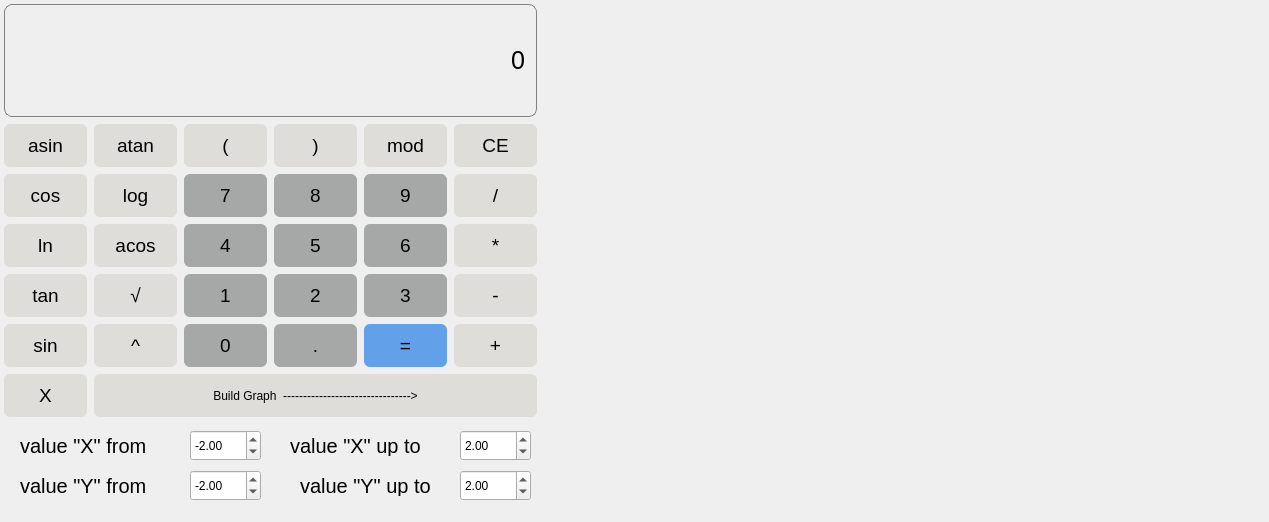
<?xml version="1.0" encoding="UTF-8"?>
<ui version="4.0">
 <class>MainWindow</class>
 <widget class="QMainWindow" name="MainWindow">
  <property name="geometry">
   <rect>
    <x>0</x>
    <y>0</y>
    <width>1269</width>
    <height>522</height>
   </rect>
  </property>
  <property name="windowTitle">
   <string>MainWindow</string>
  </property>
  <widget class="QWidget" name="centralwidget">
   <widget class="QLabel" name="result_show">
    <property name="geometry">
     <rect>
      <x>0</x>
      <y>0</y>
      <width>541</width>
      <height>121</height>
     </rect>
    </property>
    <property name="font">
     <font>
      <pointsize>-1</pointsize>
     </font>
    </property>
    <property name="layoutDirection">
     <enum>Qt::LeftToRight</enum>
    </property>
    <property name="styleSheet">
     <string notr="true">QObject {
	border: 1px solid grey;
	border-radius: 8px;
	margin: 4px;
	padding: 5px;
	font-size: 25px;
}</string>
    </property>
    <property name="text">
     <string>0</string>
    </property>
    <property name="alignment">
     <set>Qt::AlignRight|Qt::AlignTrailing|Qt::AlignVCenter</set>
    </property>
   </widget>
   <widget class="QPushButton" name="pushButton_ln">
    <property name="geometry">
     <rect>
      <x>0</x>
      <y>220</y>
      <width>91</width>
      <height>51</height>
     </rect>
    </property>
    <property name="font">
     <font>
      <pointsize>14</pointsize>
     </font>
    </property>
    <property name="styleSheet">
     <string notr="true">QPushButton {
	border-radius: 6px;
	background-color: rgb(222, 221, 218);
	margin: 4px
}

QPushButton:hover:!pressed {
	border: 1px solid black;
}
</string>
    </property>
    <property name="text">
     <string>ln</string>
    </property>
   </widget>
   <widget class="QPushButton" name="pushButton_sin">
    <property name="geometry">
     <rect>
      <x>0</x>
      <y>320</y>
      <width>91</width>
      <height>51</height>
     </rect>
    </property>
    <property name="font">
     <font>
      <pointsize>14</pointsize>
     </font>
    </property>
    <property name="styleSheet">
     <string notr="true">QPushButton {
	border-radius: 6px;
	background-color: rgb(222, 221, 218);
	margin: 4px
}

QPushButton:hover:!pressed {
	border: 1px solid black;
}
</string>
    </property>
    <property name="text">
     <string>sin</string>
    </property>
   </widget>
   <widget class="QPushButton" name="pushButton_stage">
    <property name="geometry">
     <rect>
      <x>90</x>
      <y>320</y>
      <width>91</width>
      <height>51</height>
     </rect>
    </property>
    <property name="font">
     <font>
      <pointsize>14</pointsize>
     </font>
    </property>
    <property name="styleSheet">
     <string notr="true">QPushButton {
	border-radius: 6px;
	background-color: rgb(222, 221, 218);
	margin: 4px
}

QPushButton:hover:!pressed {
	border: 1px solid black;
}
</string>
    </property>
    <property name="text">
     <string>^</string>
    </property>
   </widget>
   <widget class="QPushButton" name="pushButton_tan">
    <property name="geometry">
     <rect>
      <x>0</x>
      <y>270</y>
      <width>91</width>
      <height>51</height>
     </rect>
    </property>
    <property name="font">
     <font>
      <pointsize>14</pointsize>
     </font>
    </property>
    <property name="styleSheet">
     <string notr="true">QPushButton {
	border-radius: 6px;
	background-color: rgb(222, 221, 218);
	margin: 4px
}

QPushButton:hover:!pressed {
	border: 1px solid black;
}
</string>
    </property>
    <property name="text">
     <string>tan</string>
    </property>
   </widget>
   <widget class="QPushButton" name="pushButton_acos">
    <property name="geometry">
     <rect>
      <x>90</x>
      <y>220</y>
      <width>91</width>
      <height>51</height>
     </rect>
    </property>
    <property name="font">
     <font>
      <pointsize>14</pointsize>
     </font>
    </property>
    <property name="styleSheet">
     <string notr="true">QPushButton {
	border-radius: 6px;
	background-color: rgb(222, 221, 218);
	margin: 4px
}

QPushButton:hover:!pressed {
	border: 1px solid black;
}
</string>
    </property>
    <property name="text">
     <string>acos</string>
    </property>
   </widget>
   <widget class="QPushButton" name="pushButton_sqrt">
    <property name="geometry">
     <rect>
      <x>90</x>
      <y>270</y>
      <width>91</width>
      <height>51</height>
     </rect>
    </property>
    <property name="font">
     <font>
      <pointsize>14</pointsize>
     </font>
    </property>
    <property name="styleSheet">
     <string notr="true">QPushButton {
	border-radius: 6px;
	background-color: rgb(222, 221, 218);
	margin: 4px
}

QPushButton:hover:!pressed {
	border: 1px solid black;
}
</string>
    </property>
    <property name="text">
     <string>√</string>
    </property>
   </widget>
   <widget class="QPushButton" name="pushButton_cos">
    <property name="geometry">
     <rect>
      <x>0</x>
      <y>170</y>
      <width>91</width>
      <height>51</height>
     </rect>
    </property>
    <property name="font">
     <font>
      <pointsize>14</pointsize>
     </font>
    </property>
    <property name="styleSheet">
     <string notr="true">QPushButton {
	border-radius: 6px;
	background-color: rgb(222, 221, 218);
	margin: 4px
}

QPushButton:hover:!pressed {
	border: 1px solid black;
}
</string>
    </property>
    <property name="text">
     <string>cos</string>
    </property>
   </widget>
   <widget class="QPushButton" name="pushButton_asin">
    <property name="geometry">
     <rect>
      <x>0</x>
      <y>120</y>
      <width>91</width>
      <height>51</height>
     </rect>
    </property>
    <property name="font">
     <font>
      <pointsize>14</pointsize>
     </font>
    </property>
    <property name="styleSheet">
     <string notr="true">QPushButton {
	border-radius: 6px;
	background-color: rgb(222, 221, 218);
	margin: 4px
}

QPushButton:hover:!pressed {
	border: 1px solid black;
}
</string>
    </property>
    <property name="text">
     <string>asin</string>
    </property>
   </widget>
   <widget class="QPushButton" name="pushButton_log">
    <property name="geometry">
     <rect>
      <x>90</x>
      <y>170</y>
      <width>91</width>
      <height>51</height>
     </rect>
    </property>
    <property name="font">
     <font>
      <pointsize>14</pointsize>
     </font>
    </property>
    <property name="styleSheet">
     <string notr="true">QPushButton {
	border-radius: 6px;
	background-color: rgb(222, 221, 218);
	margin: 4px
}

QPushButton:hover:!pressed {
	border: 1px solid black;
}
</string>
    </property>
    <property name="text">
     <string>log</string>
    </property>
   </widget>
   <widget class="QPushButton" name="pushButton_atan">
    <property name="geometry">
     <rect>
      <x>90</x>
      <y>120</y>
      <width>91</width>
      <height>51</height>
     </rect>
    </property>
    <property name="font">
     <font>
      <pointsize>14</pointsize>
     </font>
    </property>
    <property name="styleSheet">
     <string notr="true">QPushButton {
	border-radius: 6px;
	background-color: rgb(222, 221, 218);
	margin: 4px
}

QPushButton:hover:!pressed {
	border: 1px solid black;
}
</string>
    </property>
    <property name="text">
     <string>atan</string>
    </property>
   </widget>
   <widget class="QPushButton" name="pushButton_dot">
    <property name="geometry">
     <rect>
      <x>270</x>
      <y>320</y>
      <width>91</width>
      <height>51</height>
     </rect>
    </property>
    <property name="font">
     <font>
      <pointsize>14</pointsize>
     </font>
    </property>
    <property name="styleSheet">
     <string notr="true">QPushButton {
	border-radius: 6px;
	background-color: rgba(96, 101, 101, 130);
	margin: 4px
}

QPushButton:hover:!pressed {
	border: 1px solid black;
}
</string>
    </property>
    <property name="text">
     <string>.</string>
    </property>
   </widget>
   <widget class="QPushButton" name="pushButton_7">
    <property name="geometry">
     <rect>
      <x>180</x>
      <y>170</y>
      <width>91</width>
      <height>51</height>
     </rect>
    </property>
    <property name="font">
     <font>
      <pointsize>14</pointsize>
     </font>
    </property>
    <property name="styleSheet">
     <string notr="true">QPushButton {
	border-radius: 6px;
	background-color: rgba(96, 101, 101, 130);
	margin: 4px
}

QPushButton:hover:!pressed {
	border: 1px solid black;
}
</string>
    </property>
    <property name="text">
     <string>7</string>
    </property>
   </widget>
   <widget class="QPushButton" name="pushButton_4">
    <property name="geometry">
     <rect>
      <x>180</x>
      <y>220</y>
      <width>91</width>
      <height>51</height>
     </rect>
    </property>
    <property name="font">
     <font>
      <pointsize>14</pointsize>
     </font>
    </property>
    <property name="styleSheet">
     <string notr="true">QPushButton {
	border-radius: 6px;
	background-color: rgba(96, 101, 101, 130);
	margin: 4px
}

QPushButton:hover:!pressed {
	border: 1px solid black;
}
</string>
    </property>
    <property name="text">
     <string>4</string>
    </property>
   </widget>
   <widget class="QPushButton" name="pushButton_6">
    <property name="geometry">
     <rect>
      <x>360</x>
      <y>220</y>
      <width>91</width>
      <height>51</height>
     </rect>
    </property>
    <property name="font">
     <font>
      <pointsize>14</pointsize>
     </font>
    </property>
    <property name="styleSheet">
     <string notr="true">QPushButton {
	border-radius: 6px;
	background-color: rgba(96, 101, 101, 130);
	margin: 4px
}

QPushButton:hover:!pressed {
	border: 1px solid black;
}
</string>
    </property>
    <property name="text">
     <string>6</string>
    </property>
   </widget>
   <widget class="QPushButton" name="pushButton_9">
    <property name="geometry">
     <rect>
      <x>360</x>
      <y>170</y>
      <width>91</width>
      <height>51</height>
     </rect>
    </property>
    <property name="font">
     <font>
      <pointsize>14</pointsize>
     </font>
    </property>
    <property name="styleSheet">
     <string notr="true">QPushButton {
	border-radius: 6px;
	background-color: rgba(96, 101, 101, 130);
	margin: 4px
}

QPushButton:hover:!pressed {
	border: 1px solid black;
}
</string>
    </property>
    <property name="text">
     <string>9</string>
    </property>
   </widget>
   <widget class="QPushButton" name="pushButton_peer">
    <property name="geometry">
     <rect>
      <x>360</x>
      <y>320</y>
      <width>91</width>
      <height>51</height>
     </rect>
    </property>
    <property name="font">
     <font>
      <pointsize>14</pointsize>
     </font>
    </property>
    <property name="styleSheet">
     <string notr="true">QPushButton {
	border-radius: 6px;
	background-color: rgb(98, 160, 234);
	margin: 4px
}

QPushButton:hover:!pressed {
	border: 1px solid black;
}
</string>
    </property>
    <property name="text">
     <string>=</string>
    </property>
   </widget>
   <widget class="QPushButton" name="pushButton_2">
    <property name="geometry">
     <rect>
      <x>270</x>
      <y>270</y>
      <width>91</width>
      <height>51</height>
     </rect>
    </property>
    <property name="font">
     <font>
      <pointsize>14</pointsize>
     </font>
    </property>
    <property name="styleSheet">
     <string notr="true">QPushButton {
	border-radius: 6px;
	background-color: rgba(96, 101, 101, 130);
	margin: 4px
}

QPushButton:hover:!pressed {
	border: 1px solid black;
}
</string>
    </property>
    <property name="text">
     <string>2</string>
    </property>
   </widget>
   <widget class="QPushButton" name="pushButton_1">
    <property name="geometry">
     <rect>
      <x>180</x>
      <y>270</y>
      <width>91</width>
      <height>51</height>
     </rect>
    </property>
    <property name="font">
     <font>
      <pointsize>14</pointsize>
     </font>
    </property>
    <property name="cursor">
     <cursorShape>ArrowCursor</cursorShape>
    </property>
    <property name="styleSheet">
     <string notr="true">QPushButton {
	border-radius: 6px;
	background-color: rgba(96, 101, 101, 130);
	margin: 4px
}

QPushButton:hover:!pressed {
	border: 1px solid black;
}
</string>
    </property>
    <property name="text">
     <string>1</string>
    </property>
   </widget>
   <widget class="QPushButton" name="pushButton_8">
    <property name="geometry">
     <rect>
      <x>270</x>
      <y>170</y>
      <width>91</width>
      <height>51</height>
     </rect>
    </property>
    <property name="font">
     <font>
      <pointsize>14</pointsize>
     </font>
    </property>
    <property name="styleSheet">
     <string notr="true">QPushButton {
	border-radius: 6px;
	background-color: rgba(96, 101, 101, 130);
	margin: 4px
}

QPushButton:hover:!pressed {
	border: 1px solid black;
}
</string>
    </property>
    <property name="text">
     <string>8</string>
    </property>
   </widget>
   <widget class="QPushButton" name="pushButton_5">
    <property name="geometry">
     <rect>
      <x>270</x>
      <y>220</y>
      <width>91</width>
      <height>51</height>
     </rect>
    </property>
    <property name="font">
     <font>
      <pointsize>14</pointsize>
     </font>
    </property>
    <property name="styleSheet">
     <string notr="true">QPushButton {
	border-radius: 6px;
	background-color: rgba(96, 101, 101, 130);
	margin: 4px
}

QPushButton:hover:!pressed {
	border: 1px solid black;
}
</string>
    </property>
    <property name="text">
     <string>5</string>
    </property>
   </widget>
   <widget class="QPushButton" name="pushButton_3">
    <property name="geometry">
     <rect>
      <x>360</x>
      <y>270</y>
      <width>91</width>
      <height>51</height>
     </rect>
    </property>
    <property name="font">
     <font>
      <pointsize>14</pointsize>
     </font>
    </property>
    <property name="styleSheet">
     <string notr="true">QPushButton {
	border-radius: 6px;
	background-color: rgba(96, 101, 101, 130);
	margin: 4px
}

QPushButton:hover:!pressed {
	border: 1px solid black;
}
</string>
    </property>
    <property name="text">
     <string>3</string>
    </property>
   </widget>
   <widget class="QPushButton" name="pushButton_0">
    <property name="geometry">
     <rect>
      <x>180</x>
      <y>320</y>
      <width>91</width>
      <height>51</height>
     </rect>
    </property>
    <property name="font">
     <font>
      <pointsize>14</pointsize>
     </font>
    </property>
    <property name="styleSheet">
     <string notr="true">QPushButton {
	border-radius: 6px;
	background-color: rgba(96, 101, 101, 130);
	margin: 4px
}

QPushButton:hover:!pressed {
	border: 1px solid black;
}
</string>
    </property>
    <property name="text">
     <string>0</string>
    </property>
   </widget>
   <widget class="QPushButton" name="pushButton_left_bkt">
    <property name="geometry">
     <rect>
      <x>180</x>
      <y>120</y>
      <width>91</width>
      <height>51</height>
     </rect>
    </property>
    <property name="font">
     <font>
      <pointsize>14</pointsize>
     </font>
    </property>
    <property name="styleSheet">
     <string notr="true">QPushButton {
	border-radius: 6px;
	background-color: rgb(222, 221, 218);
	margin: 4px
}

QPushButton:hover:!pressed {
	border: 1px solid black;
}
</string>
    </property>
    <property name="text">
     <string>(</string>
    </property>
   </widget>
   <widget class="QPushButton" name="pushButton_right_bkt">
    <property name="geometry">
     <rect>
      <x>270</x>
      <y>120</y>
      <width>91</width>
      <height>51</height>
     </rect>
    </property>
    <property name="font">
     <font>
      <pointsize>14</pointsize>
     </font>
    </property>
    <property name="styleSheet">
     <string notr="true">QPushButton {
	border-radius: 6px;
	background-color: rgb(222, 221, 218);
	margin: 4px
}

QPushButton:hover:!pressed {
	border: 1px solid black;
}
</string>
    </property>
    <property name="text">
     <string>)</string>
    </property>
   </widget>
   <widget class="QPushButton" name="pushButton_mod">
    <property name="geometry">
     <rect>
      <x>360</x>
      <y>120</y>
      <width>91</width>
      <height>51</height>
     </rect>
    </property>
    <property name="font">
     <font>
      <pointsize>14</pointsize>
     </font>
    </property>
    <property name="styleSheet">
     <string notr="true">QPushButton {
	border-radius: 6px;
	background-color: rgb(222, 221, 218);
	margin: 4px
}

QPushButton:hover:!pressed {
	border: 1px solid black;
}
</string>
    </property>
    <property name="text">
     <string>mod</string>
    </property>
   </widget>
   <widget class="QPushButton" name="pushButton_plus">
    <property name="geometry">
     <rect>
      <x>450</x>
      <y>320</y>
      <width>91</width>
      <height>51</height>
     </rect>
    </property>
    <property name="font">
     <font>
      <pointsize>14</pointsize>
     </font>
    </property>
    <property name="styleSheet">
     <string notr="true">QPushButton {
	border-radius: 6px;
	background-color: rgb(222, 221, 218);
	margin: 4px
}

QPushButton:hover:!pressed {
	border: 1px solid black;
}
</string>
    </property>
    <property name="text">
     <string>+</string>
    </property>
   </widget>
   <widget class="QPushButton" name="pushButton_divide">
    <property name="geometry">
     <rect>
      <x>450</x>
      <y>170</y>
      <width>91</width>
      <height>51</height>
     </rect>
    </property>
    <property name="font">
     <font>
      <pointsize>14</pointsize>
     </font>
    </property>
    <property name="styleSheet">
     <string notr="true">QPushButton {
	border-radius: 6px;
	background-color: rgb(222, 221, 218);
	margin: 4px
}

QPushButton:hover:!pressed {
	border: 1px solid black;
}
</string>
    </property>
    <property name="text">
     <string>/</string>
    </property>
   </widget>
   <widget class="QPushButton" name="pushButton_minus">
    <property name="geometry">
     <rect>
      <x>450</x>
      <y>270</y>
      <width>91</width>
      <height>51</height>
     </rect>
    </property>
    <property name="font">
     <font>
      <pointsize>14</pointsize>
     </font>
    </property>
    <property name="styleSheet">
     <string notr="true">QPushButton {
	border-radius: 6px;
	background-color: rgb(222, 221, 218);
	margin: 4px
}

QPushButton:hover:!pressed {
	border: 1px solid black;
}
</string>
    </property>
    <property name="text">
     <string>-</string>
    </property>
   </widget>
   <widget class="QPushButton" name="pushButton_CE">
    <property name="geometry">
     <rect>
      <x>450</x>
      <y>120</y>
      <width>91</width>
      <height>51</height>
     </rect>
    </property>
    <property name="font">
     <font>
      <pointsize>14</pointsize>
     </font>
    </property>
    <property name="styleSheet">
     <string notr="true">QPushButton {
	border-radius: 6px;
	background-color: rgb(222, 221, 218);
	margin: 4px
}

QPushButton:hover:!pressed {
	border: 1px solid black;
}
</string>
    </property>
    <property name="text">
     <string>CE</string>
    </property>
   </widget>
   <widget class="QPushButton" name="pushButton_multiplay">
    <property name="geometry">
     <rect>
      <x>450</x>
      <y>220</y>
      <width>91</width>
      <height>51</height>
     </rect>
    </property>
    <property name="font">
     <font>
      <pointsize>14</pointsize>
     </font>
    </property>
    <property name="styleSheet">
     <string notr="true">QPushButton {
	border-radius: 6px;
	background-color: rgb(222, 221, 218);
	margin: 4px
}

QPushButton:hover:!pressed {
	border: 1px solid black;
}
</string>
    </property>
    <property name="text">
     <string>*</string>
    </property>
   </widget>
   <widget class="QPushButton" name="pushButton_graph">
    <property name="geometry">
     <rect>
      <x>90</x>
      <y>370</y>
      <width>451</width>
      <height>51</height>
     </rect>
    </property>
    <property name="styleSheet">
     <string notr="true">QPushButton {
	border-radius: 6px;
	background-color: rgb(222, 221, 218);
	margin: 4px
}

QPushButton:hover:!pressed {
	border: 1px solid black;
}</string>
    </property>
    <property name="text">
     <string>Build Graph  --------------------------------&gt;</string>
    </property>
   </widget>
   <widget class="QPushButton" name="pushButton_X">
    <property name="geometry">
     <rect>
      <x>0</x>
      <y>370</y>
      <width>91</width>
      <height>51</height>
     </rect>
    </property>
    <property name="font">
     <font>
      <pointsize>14</pointsize>
     </font>
    </property>
    <property name="styleSheet">
     <string notr="true">QPushButton {
	border-radius: 6px;
	background-color: rgb(222, 221, 218);
	margin: 4px
}

QPushButton:hover:!pressed {
	border: 1px solid black;
}
</string>
    </property>
    <property name="text">
     <string>X</string>
    </property>
   </widget>
   <widget class="QFrame" name="horizontalFrame">
    <property name="geometry">
     <rect>
      <x>550</x>
      <y>0</y>
      <width>711</width>
      <height>501</height>
     </rect>
    </property>
    <layout class="QHBoxLayout" name="horizontalLayout"/>
   </widget>
   <widget class="QLabel" name="label_3">
    <property name="geometry">
     <rect>
      <x>280</x>
      <y>430</y>
      <width>251</width>
      <height>31</height>
     </rect>
    </property>
    <property name="styleSheet">
     <string notr="true">QLabel {
	padding: 5px;
	font-size: 20px;
}</string>
    </property>
    <property name="text">
     <string>value &quot;X&quot; up to</string>
    </property>
   </widget>
   <widget class="QDoubleSpinBox" name="formX">
    <property name="geometry">
     <rect>
      <x>190</x>
      <y>430</y>
      <width>71</width>
      <height>31</height>
     </rect>
    </property>
    <property name="minimum">
     <double>-1000000.000000000000000</double>
    </property>
    <property name="maximum">
     <double>1000000.000000000000000</double>
    </property>
    <property name="value">
     <double>-2.000000000000000</double>
    </property>
   </widget>
   <widget class="QLabel" name="label_4">
    <property name="geometry">
     <rect>
      <x>10</x>
      <y>430</y>
      <width>251</width>
      <height>31</height>
     </rect>
    </property>
    <property name="styleSheet">
     <string notr="true">QLabel {
	padding: 5px;
	font-size: 20px;
}</string>
    </property>
    <property name="text">
     <string>value &quot;X&quot; from</string>
    </property>
   </widget>
   <widget class="QDoubleSpinBox" name="upToX">
    <property name="geometry">
     <rect>
      <x>460</x>
      <y>430</y>
      <width>71</width>
      <height>31</height>
     </rect>
    </property>
    <property name="minimum">
     <double>-1000000.000000000000000</double>
    </property>
    <property name="maximum">
     <double>1000000.000000000000000</double>
    </property>
    <property name="value">
     <double>2.000000000000000</double>
    </property>
   </widget>
   <widget class="QLabel" name="label_5">
    <property name="geometry">
     <rect>
      <x>10</x>
      <y>470</y>
      <width>251</width>
      <height>31</height>
     </rect>
    </property>
    <property name="styleSheet">
     <string notr="true">QLabel {
	padding: 5px;
	font-size: 20px;
}</string>
    </property>
    <property name="text">
     <string>value &quot;Y&quot; from</string>
    </property>
   </widget>
   <widget class="QDoubleSpinBox" name="formY">
    <property name="geometry">
     <rect>
      <x>190</x>
      <y>470</y>
      <width>71</width>
      <height>31</height>
     </rect>
    </property>
    <property name="minimum">
     <double>-1000000.000000000000000</double>
    </property>
    <property name="maximum">
     <double>1000000.000000000000000</double>
    </property>
    <property name="value">
     <double>-2.000000000000000</double>
    </property>
   </widget>
   <widget class="QLabel" name="label_6">
    <property name="geometry">
     <rect>
      <x>290</x>
      <y>470</y>
      <width>251</width>
      <height>31</height>
     </rect>
    </property>
    <property name="styleSheet">
     <string notr="true">QLabel {
	padding: 5px;
	font-size: 20px;
}</string>
    </property>
    <property name="text">
     <string>value &quot;Y&quot; up to</string>
    </property>
   </widget>
   <widget class="QDoubleSpinBox" name="upToY">
    <property name="geometry">
     <rect>
      <x>460</x>
      <y>470</y>
      <width>71</width>
      <height>31</height>
     </rect>
    </property>
    <property name="minimum">
     <double>-1000000.000000000000000</double>
    </property>
    <property name="maximum">
     <double>1000000.000000000000000</double>
    </property>
    <property name="value">
     <double>2.000000000000000</double>
    </property>
   </widget>
   <zorder>label_4</zorder>
   <zorder>result_show</zorder>
   <zorder>pushButton_ln</zorder>
   <zorder>pushButton_sin</zorder>
   <zorder>pushButton_stage</zorder>
   <zorder>pushButton_tan</zorder>
   <zorder>pushButton_acos</zorder>
   <zorder>pushButton_sqrt</zorder>
   <zorder>pushButton_cos</zorder>
   <zorder>pushButton_asin</zorder>
   <zorder>pushButton_log</zorder>
   <zorder>pushButton_atan</zorder>
   <zorder>pushButton_dot</zorder>
   <zorder>pushButton_7</zorder>
   <zorder>pushButton_4</zorder>
   <zorder>pushButton_6</zorder>
   <zorder>pushButton_9</zorder>
   <zorder>pushButton_peer</zorder>
   <zorder>pushButton_2</zorder>
   <zorder>pushButton_1</zorder>
   <zorder>pushButton_8</zorder>
   <zorder>pushButton_5</zorder>
   <zorder>pushButton_3</zorder>
   <zorder>pushButton_0</zorder>
   <zorder>pushButton_left_bkt</zorder>
   <zorder>pushButton_right_bkt</zorder>
   <zorder>pushButton_mod</zorder>
   <zorder>pushButton_plus</zorder>
   <zorder>pushButton_divide</zorder>
   <zorder>pushButton_minus</zorder>
   <zorder>pushButton_CE</zorder>
   <zorder>pushButton_multiplay</zorder>
   <zorder>pushButton_graph</zorder>
   <zorder>pushButton_X</zorder>
   <zorder>horizontalFrame</zorder>
   <zorder>label_3</zorder>
   <zorder>formX</zorder>
   <zorder>upToX</zorder>
   <zorder>label_5</zorder>
   <zorder>formY</zorder>
   <zorder>label_6</zorder>
   <zorder>upToY</zorder>
  </widget>
 </widget>
 <resources/>
 <connections/>
</ui>
